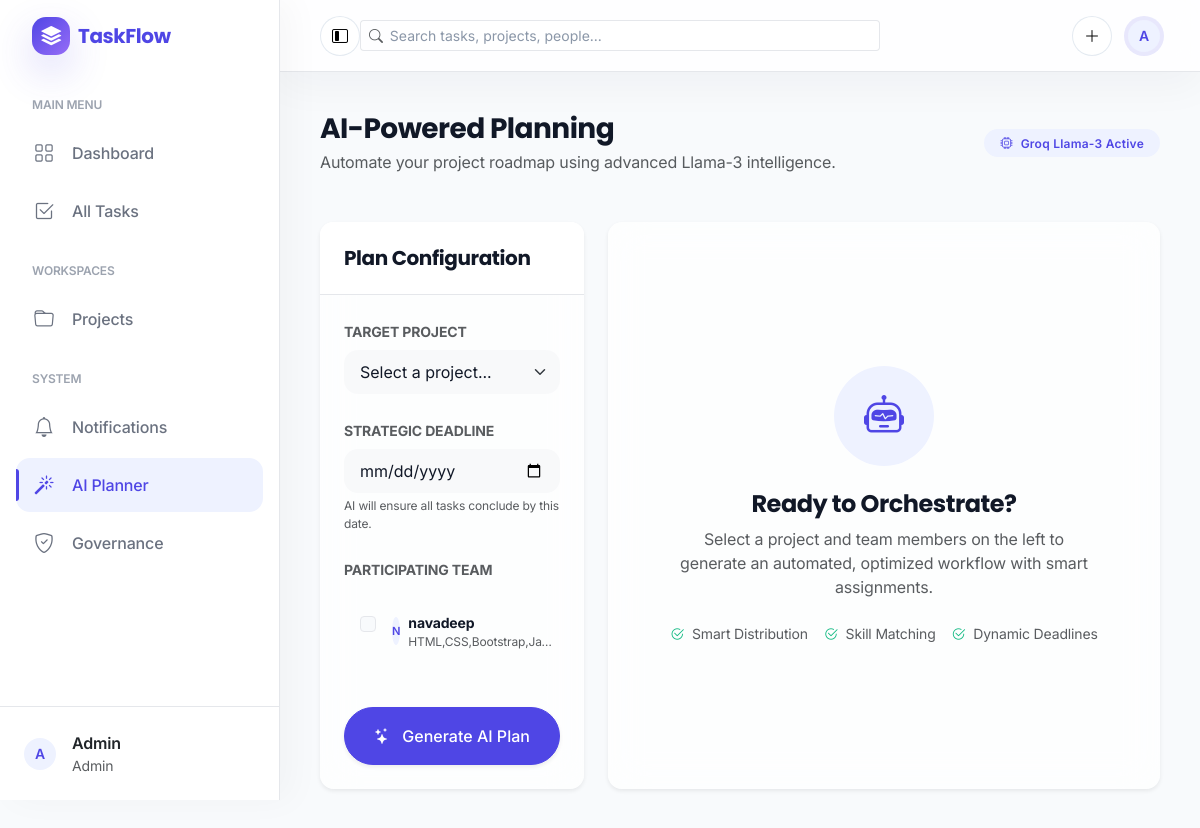
Screenshot of /admin/ai-planning (signed in) with the database file from the repository.
### models/user.py (models this page shows, shortened)
class User(UserMixin, db.Model):
    __tablename__ = 'users'
    id = db.Column(db.Integer, primary_key=True)
    name = db.Column(db.String(80), nullable=False)
    email = db.Column(db.String(120), unique=True, nullable=False, index=True)
    password = db.Column(db.String(255), nullable=False)
    role = db.Column(db.Enum(UserRole), nullable=False, default=UserRole.MEMBER)
    skills = db.Column(db.Text, nullable=True)  # Comma-separated skills or free text
    created_at = db.Column(db.DateTime, default=datetime.utcnow, nullable=False)
    updated_at = db.Column(db.DateTime, default=datetime.utcnow, onupdate=datetime.utcnow, nullable=False)
    projects = db.relationship('Project', back_populates='creator', lazy=True, cascade='all, delete-orphan')
    assigned_tasks = db.relationship('Task', back_populates='assignee', lazy=True)
    def is_admin(self):
        return self.role == UserRole.ADMIN
    def has_permission(self, permission: str) -> bool:
        if self.is_admin():
            return True

### routes/ai_planning.py (the view)
@ai_planning_bp.route('', methods=['GET'])
@login_required
@permission_required("project.manage")
def planning_index():
    projects = Project.query.all()
    users = User.query.filter_by(role=UserRole.MEMBER).all()
    return render_template('ai_planning.html', projects=projects, users=users)

### app.py (called while the page is built)
@login_manager.user_loader
def load_user(user_id):
    return User.query.get(int(user_id))

@app.context_processor
def inject_notification_count():
    from flask_login import current_user
    if not current_user.is_authenticated:
        return {"unread_notifications_count": 0}
    unread_count = Notification.query.filter_by(user_id=current_user.id, is_read=False).count()
    return {"unread_notifications_count": unread_count}

### templates/ai_planning.html (shortened to what this page needs)
{% extends "layout.html" %}
{% block content %}
<div class="row g-4 mb-5">
    <div class="col-12 d-flex flex-column flex-md-row align-items-md-center justify-content-between">
        <div>
            <h1 class="h3 fw-bold mb-1">AI-Powered Planning</h1>
            <p class="text-muted mb-0">Automate your project roadmap using advanced Llama-3 intelligence.</p>
        </div>
        <div class="mt-3 mt-md-0">
            <span class="badge badge-soft-primary px-3 py-2"><i class="bi bi-cpu me-2"></i>Groq Llama-3 Active</span>
        </div>
    </div>
</div>
<div class="row g-4">
    <div class="col-lg-4">
        <div class="card border-0 shadow-sm h-100 tf-glass">
            <div class="card-header bg-white p-4">
                <h5 class="mb-0 fw-bold">Plan Configuration</h5>
            </div>
            <div class="card-body p-4">
                <div class="mb-4">
                    <label class="form-label small fw-bold text-muted text-uppercase">Target Project</label>
                    <select id="projectSelect" class="form-select bg-light border-0">
                        <option value="" disabled selected>Select a project...</option>
                    </select>
                </div>
                <div class="mb-4">
                    <label class="form-label small fw-bold text-muted text-uppercase">Strategic Deadline</label>
                    <input type="date" id="deadlineInput" class="form-control bg-light border-0">
                    <div class="form-text x-small">AI will ensure all tasks conclude by this date.</div>
                </div>
                <div class="mb-4">
                    <label class="form-label small fw-bold text-muted text-uppercase mb-3">Participating Team</label>
                    <div class="team-selection-list" style="max-height: 300px; overflow-y: auto;">
                        {% for user in users %}
                        <div class="form-check p-3 rounded-3 mb-2 border-0 bg-light-hover team-member-check">
                            <input class="form-check-input ms-0 me-3" type="checkbox" value="{{ user.id }}" id="user{{ user.id }}" data-name="{{ user.name }}" data-skills="{{ user.skills or '' }}">
                            <label class="form-check-label d-flex align-items-center cursor-pointer" for="user{{ user.id }}">
                                <div class="avatar-initials sm me-2">{{ user.name[:1].upper() }}</div>
                                <div>
                                    <div class="fw-bold small">{{ user.name }}</div>
                                    <div class="text-muted x-small text-truncate" style="max-width: 150px;">{{ user.skills or 'No skills listed' }}</div>
                                </div>
                            </label>
                        </div>
                        {% endfor %}
                    </div>
                </div>
                <button id="generateBtn" class="btn btn-primary w-100 py-3 shadow-sm mt-2 tf-pill">
                    <i class="bi bi-stars me-2"></i> Generate AI Plan
                </button>
            </div>
        </div>
    </div>
    <div class="col-lg-8">
        <div id="welcomeState" class="card border-0 shadow-sm h-100 tf-glass">
            <div class="card-body d-flex flex-column align-items-center justify-content-center py-5 text-center">
                <div class="bg-primary-light text-primary rounded-circle p-4 mb-4" style="width: 100px; height: 100px; display: flex; align-items: center; justify-content: center;">
                    <i class="bi bi-robot fs-1"></i>
                </div>
                <h4 class="fw-bold">Ready to Orchestrate?</h4>
                <p class="text-muted mb-4 px-5">Select a project and team members on the left to generate an automated, optimized workflow with smart assignments.</p>
                <div class="d-flex gap-3 small text-muted">
                    <span><i class="bi bi-check2-circle text-success me-1"></i> Smart Distribution</span>
                    <span><i class="bi bi-check2-circle text-success me-1"></i> Skill Matching</span>
                    <span><i class="bi bi-check2-circle text-success me-1"></i> Dynamic Deadlines</span>
                </div>
            </div>
        </div>
    </div>
</div>
{% endblock %}

### templates/layout.html (shortened to what this page needs)
<!DOCTYPE html>
<html lang="en">
<head>
    <link href="https://cdn.jsdelivr.net/npm/bootstrap@5.3.0/dist/css/bootstrap.min.css" rel="stylesheet">
    <link rel="stylesheet" href="https://cdn.jsdelivr.net/npm/bootstrap-icons@1.11.0/font/bootstrap-icons.css">
    <link rel="stylesheet" href="{{ url_for('static', filename='css/style.css') }}">
</head>
<body>
    {% if current_user.is_authenticated %}
    <div id="sidebar">
        <div class="sidebar-brand">
            <span class="tf-brand-mark me-2"><i class="bi bi-stack"></i></span>
            <span class="tf-brand-name">TaskFlow</span>
        </div>
        <div class="sidebar-nav">
            <div class="nav-label">Main Menu</div>
            <a href="{{ url_for('dashboard') }}" class="sidebar-link {{ 'active' if request.endpoint == 'dashboard' else '' }}">
                <i class="bi bi-grid"></i>
                <span>Dashboard</span>
            </a>
            <a href="{{ url_for('task.tasks') }}" class="sidebar-link {{ 'active' if 'task' in request.endpoint else '' }}">
                <i class="bi bi-check2-square"></i>
                <span>All Tasks</span>
            </a>
            <div class="nav-label mt-4">Workspaces</div>
            {% if current_user.role.value == 'admin' %}
            <a href="{{ url_for('project.projects') }}" class="sidebar-link {{ 'active' if 'project' in request.endpoint else '' }}">
                <i class="bi bi-folder"></i>
                <span>Projects</span>
            </a>
            {% endif %}
            <div class="nav-label mt-4">System</div>
            <a href="{{ url_for('notification.list_notifications') }}" class="sidebar-link {{ 'active' if 'notification' in request.endpoint else '' }}">
                <i class="bi bi-bell"></i>
                <span>Notifications</span>
            </a>
            {% if current_user.role.value == 'admin' %}
            <a href="{{ url_for('ai_planning.planning_index') }}" class="sidebar-link {{ 'active' if 'ai_planning' in request.endpoint else '' }}">
                <i class="bi bi-magic"></i>
                <span>AI Planner</span>
            </a>
            <a href="{{ url_for('admin.permissions') }}" class="sidebar-link {{ 'active' if 'admin' in request.endpoint else '' }}">
                <i class="bi bi-shield-check"></i>
                <span>Governance</span>
            </a>
            {% endif %}
        </div>
        <div class="position-absolute bottom-0 w-100 p-4 border-top">
            <div class="d-flex align-items-center">
                <div class="avatar-initials me-3">
                    {{ current_user.name[:1].upper() }}
                </div>
                <div class="flex-grow-1 text-truncate">
                    <div class="fw-semibold text-dark">{{ current_user.name }}</div>
                    <div class="text-muted small">{{ current_user.role.value | capitalize }}</div>
                </div>
            </div>
        </div>
    </div>
    <div class="main-content">
        <header id="top-nav">
            <div class="d-flex align-items-center gap-2">
                <button type="button" class="tf-icon-btn d-none d-lg-inline-flex" id="sidebar-collapse" aria-label="Collapse navigation">
                    <i class="bi bi-layout-sidebar-inset"></i>
                </button>
            </div>
            <div class="d-none d-md-flex align-items-center flex-grow-1">
                <div class="input-group input-group-sm tf-search">
                    <span class="input-group-text bg-transparent border-end-0"><i class="bi bi-search text-muted"></i></span>
                    <input type="text" class="form-control border-start-0 ps-0" placeholder="Search tasks, projects, people...">
                </div>
            </div>
            <div class="ms-auto d-flex align-items-center gap-3">
                <div class="dropdown">
                    <button class="tf-icon-btn" type="button" data-bs-toggle="dropdown" aria-label="Create">
                        <i class="bi bi-plus-lg"></i>
                    </button>
                </div>
                <div class="dropdown">
                    <a href="#" class="d-flex align-items-center text-dark text-decoration-none" data-bs-toggle="dropdown">
                        <div class="avatar-initials tf-avatar-ring">
                            {{ current_user.name[:1].upper() }}
                        </div>
                    </a>
                </div>
            </div>
        </header>
        <main id="content-wrapper">
            <div class="fade-in">
                {% block content %}{% endblock %}
            </div>
        </main>
    </div>
    {% endif %}
</body>
</html>

### rows the page displays
User: name "A", name "Admin", role.value "Admin"
User: name "N", name "navadeep", skills "HTML,CSS,Bootstrap,Ja…"
